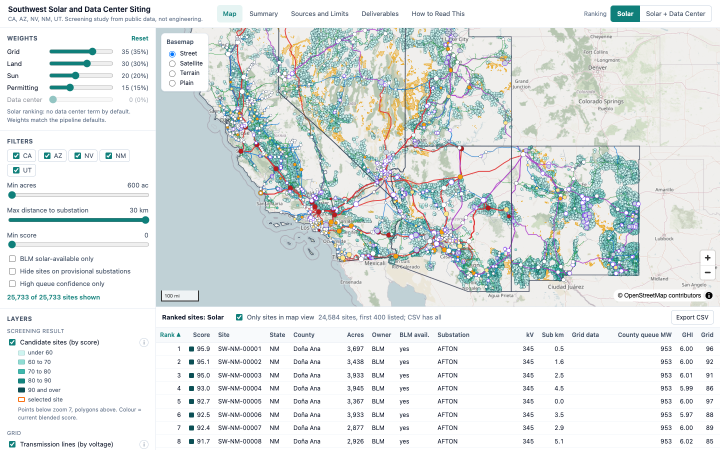
#> input picture app/screenshots/01_overview_1440.png, 1440 x 900 px (shown at 1/2 size); its folder holds 4 pictures in this run
$ python compare.py
#> lines starting #> are read from the running program, lines starting #| are printed output that depends on the picture
# /// script
# requires-python = ">=3.10"
# dependencies = ["pillow"]
# ///
"""Side-by-side v1 and v2 images for the overview and the open scorecard at 1440 px.

v1 images are v1's own screenshots in ../app/screenshots/ (read only); v2 images come from tests/test_v2.py.
Run: uv run --script app-v2/tests/compare.py
"""
from pathlib import Path
from PIL import Image, ImageDraw, ImageFont

V2 = Path(__file__).resolve().parents[1]
V1SHOTS = V2.parent / "app" / "screenshots"
FONT = V2 / "fonts"


def font(size):
    for f in ["/System/Library/Fonts/Supplemental/Arial.ttf", "/System/Library/Fonts/Helvetica.ttc"]:
        try:
            return ImageFont.truetype(f, size)
        except OSError:
            continue
    return ImageFont.load_default()


for name, title in [("01_overview", "Overview"), ("02_scorecard", "Scorecard open")]:
    for w in (1440, 1280):
        a = Image.open(V1SHOTS / f"{name}_{w}.png").convert("RGB")
#> a is the input picture: PIL image 1440x900 RGB; mean R, G, B 223.8, 229.1, 228.5
        b = Image.open(V2 / "screenshots" / f"{name}_{w}.png").convert("RGB")
        h = max(a.height, b.height)
#> h = 900
        gap, head = 24, 56
        out = Image.new("RGB", (a.width + b.width + gap, h + head), "white")
#> out: PIL image 2904x956 RGB; every value is 255
        d = ImageDraw.Draw(out)
        d.text((0, 16), f"v1 (app/): {title}, {w} px", fill=(22, 24, 27), font=font(22))
        d.text((a.width + gap, 16), f"v2 (app-v2/): {title}, {w} px", fill=(22, 24, 27), font=font(22))
        out.paste(a, (0, head))
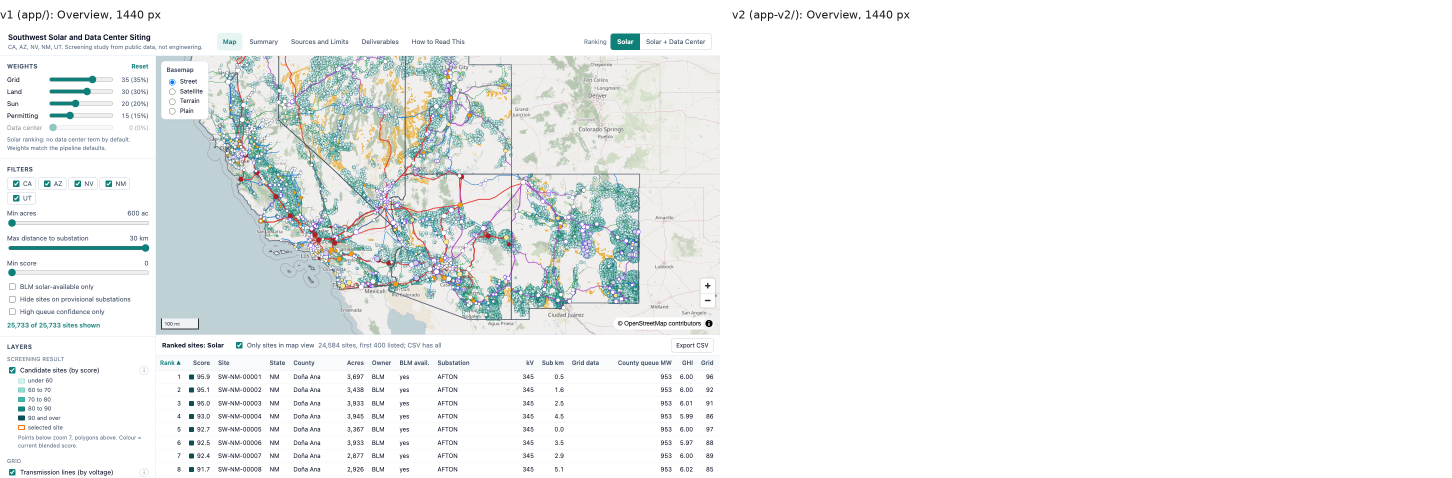
#> out: PIL image 2904x956 RGB (shown at 1/2 size); mean R, G, B 240.2, 242.7, 242.4
        out.paste(b, (a.width + gap, head))
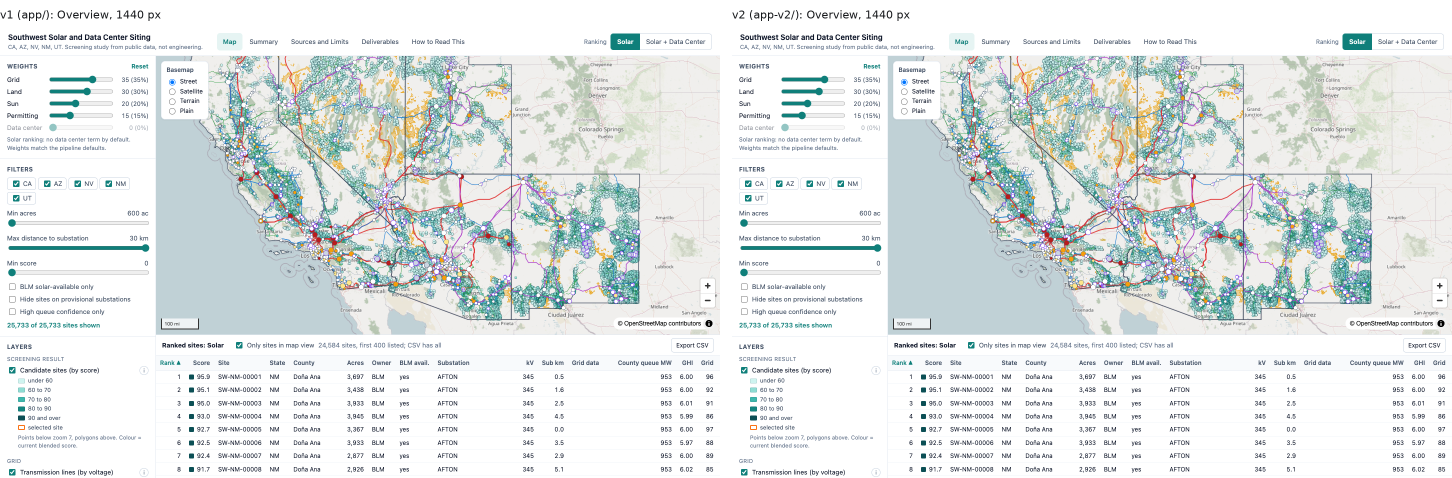
#> out: PIL image 2904x956 RGB (shown at 1/2 size); mean R, G, B 225.6, 230.5, 230.1
        d.line([(a.width + gap // 2, head), (a.width + gap // 2, h + head)], fill=(201, 198, 190), width=1)
        p = V2 / "screenshots" / f"compare_{name}_{w}.png"
        out.save(p, optimize=True)
        print("saved", p.name, out.size)
#| saved compare_01_overview_1440.png (2904, 956)
#> pass 2 of the loop `for name, title in [("01_overview", "Overview"), ("02_scorecard", "Sco..`:
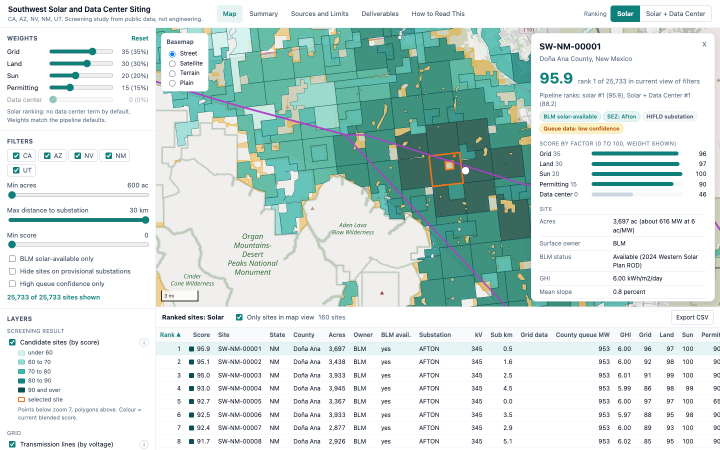
#> input picture app/screenshots/02_scorecard_1440.png, 1440 x 900 px (shown at 1/2 size)
#> a is the input picture: PIL image 1440x900 RGB; mean R, G, B 209.5, 224.7, 221.2
#> `out.paste(a, (0, head))`:
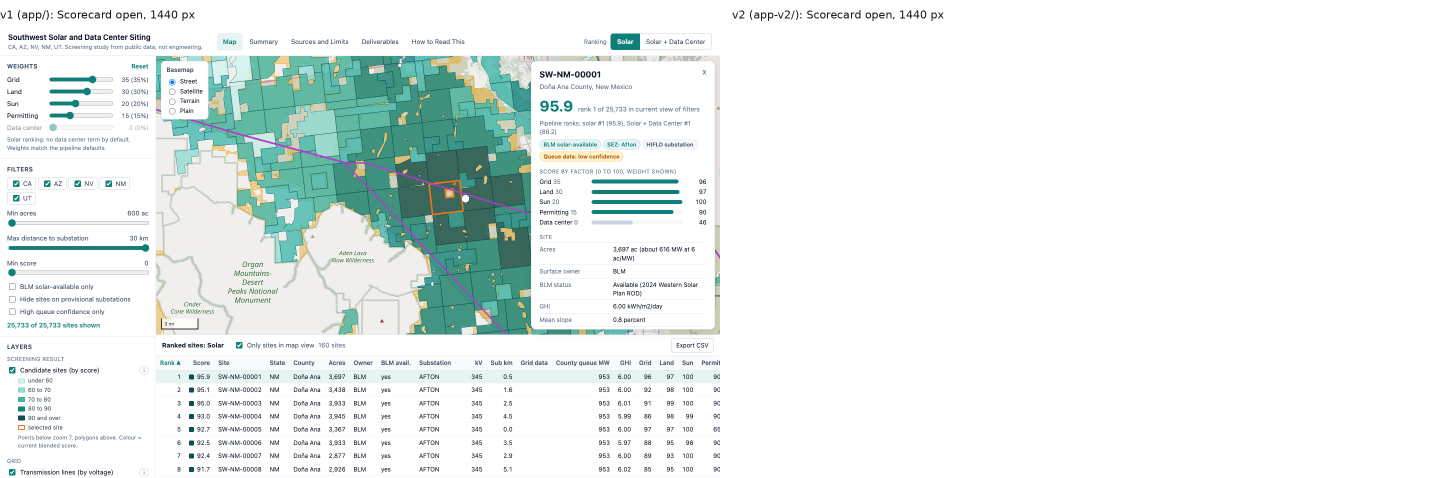
#> out: PIL image 2904x956 RGB (shown at 1/2 size); mean R, G, B 233.5, 240.6, 238.9
#> `out.paste(b, (a.width + gap, head))`:
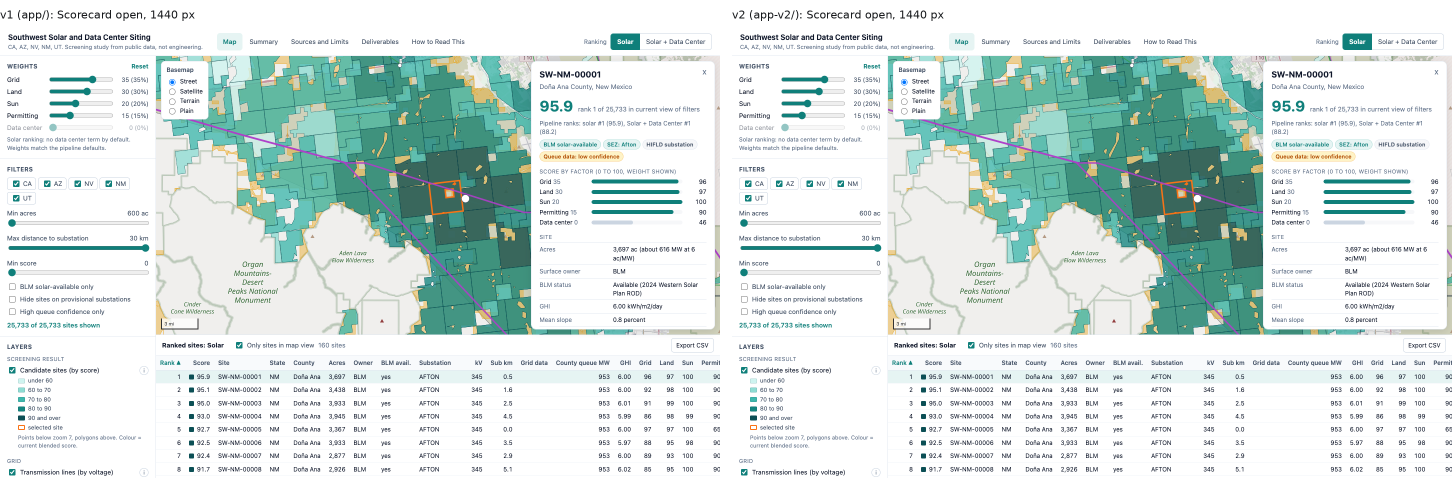
#> out: PIL image 2904x956 RGB (shown at 1/2 size); mean R, G, B 212.2, 226.4, 223.2
#| saved compare_02_scorecard_1440.png (2904, 956)
